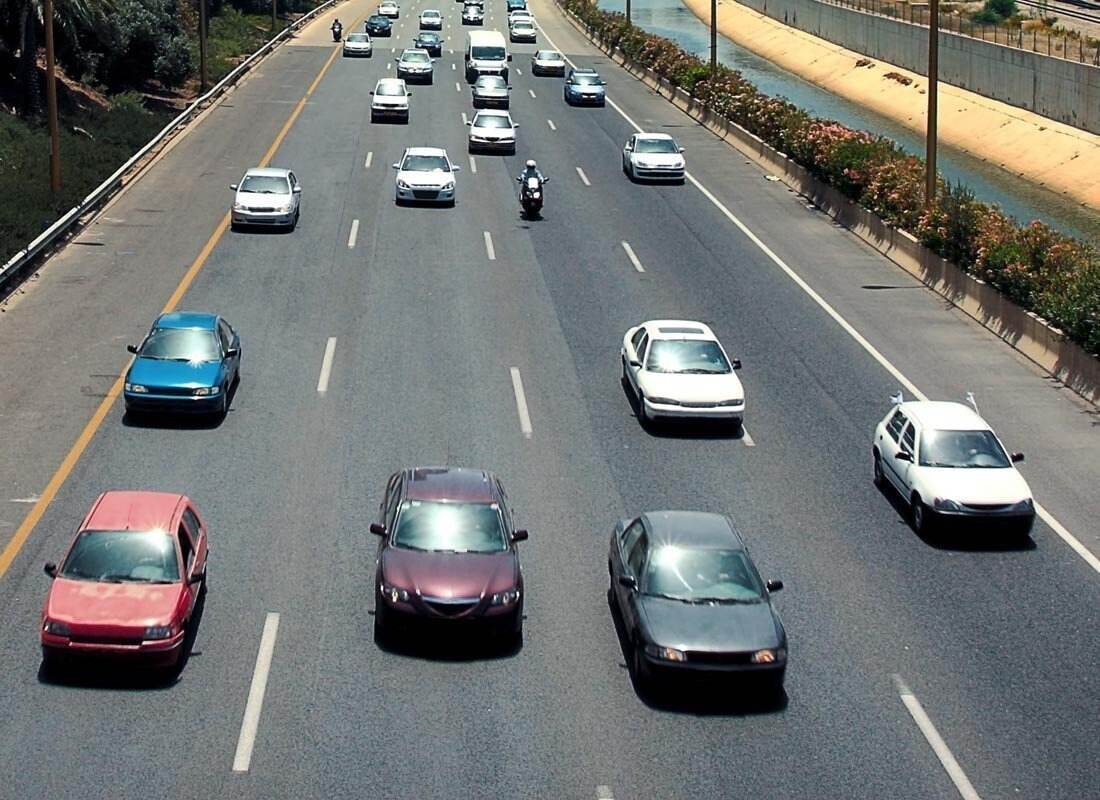
#> input picture 27094_3063d356a3a54cc3859537fd23c5ba9d_1539205710.jpeg, 1100 x 800 px
$ python -i LaneDetector.py   (imports and definitions only)
#> lines starting #> are read from the running program, lines starting #| are printed output that depends on the picture; after the words box and inside, x2 and y2 are one past the last pixel; in counts of white or black regions, pixels touching at a corner belong together
import cv2
import numpy as np
import matplotlib.pyplot as plt

class LaneDetector:
    def __init__(self, config=None):
        # Default configuration parameters
        self.config = {
            'canny_thresholds': (50, 150),
            'blur_kernel': (5, 5),
            'hough_rho': 2,
            'hough_theta': np.pi/180,
            'hough_threshold': 100,
            'min_line_length': 40,
            'max_line_gap': 5,
            'roi_vertices': None,  # Will be set based on image size
            'line_color': (255, 150, 0),
            'line_thickness': 10,
            'y_bottom_ratio': 0.95,
            'y_top_ratio': 0.45,
            'slope_threshold': 0.5
        }

        # Update with custom config if provided
        if config:
            self.config.update(config)

        # Placeholders for previous frame data
        self.prev_left = None
        self.prev_right = None
        self.smoothing_factor = 0.2

    def make_coordinates(self, image, line_parameters):
        slope, intercept = line_parameters
        y1 = int(image.shape[0] * self.config['y_bottom_ratio'])
        y2 = int(image.shape[0] * self.config['y_top_ratio'])
        x1 = int((y1 - intercept)/slope)
        x2 = int((y2 - intercept)/slope)
        return np.array([x1, y1, x2, y2])

    def average_slope_intercept(self, image, lines):
        left_fit = []
        right_fit = []

        if lines is None:
            # Return previous lines if available
            if self.prev_left is not None and self.prev_right is not None:
                return np.array([self.prev_left, self.prev_right])
            return None

        for line in lines:
            x1, y1, x2, y2 = line.reshape(4)
            parameters = np.polyfit((x1, x2), (y1, y2), 1)
            slope, intercept = parameters

            # Filter lines based on slope threshold
            if abs(slope) < self.config['slope_threshold']:
                continue

            if slope < 0:
                left_fit.append((slope, intercept))
            else:
                right_fit.append((slope, intercept))

        averaged_lines = []

        # Process left lane
        if left_fit:
            left_fit_avg = np.average(left_fit, axis=0)
            left_line = self.make_coordinates(image, left_fit_avg)

            # Apply smoothing with previous frame
            if self.prev_left is not None:
                left_line = ((1 - self.smoothing_factor) * left_line +
                            self.smoothing_factor * self.prev_left)

            averaged_lines.append(left_line)
            self.prev_left = left_line
        elif self.prev_left is not None:
            averaged_lines.append(self.prev_left)

        # Process right lane
        if right_fit:
            right_fit_avg = np.average(right_fit, axis=0)
            right_line = self.make_coordinates(image, right_fit_avg)

            # Apply smoothing with previous frame
            if self.prev_right is not None:
                right_line = ((1 - self.smoothing_factor) * right_line +
                             self.smoothing_factor * self.prev_right)

            averaged_lines.append(right_line)
            self.prev_right = right_line
        elif self.prev_right is not None:
            averaged_lines.append(self.prev_right)

        return np.array(averaged_lines) if averaged_lines else None

    def canny(self, image):
        gray = cv2.cvtColor(image, cv2.COLOR_RGB2GRAY)
        blur = cv2.GaussianBlur(gray, self.config['blur_kernel'], 0)
        return cv2.Canny(blur, *self.config['canny_thresholds'])

    def region_of_interest(self, image):
        height = image.shape[0]

        self.config.setdefault('x1', 200)
        self.config.setdefault('x2', 1100)
        self.config.setdefault('x3', 470)
        self.config.setdefault('x4', 730)
        self.config.setdefault('y', 400)

        self.config['roi_vertices'] = np.array([[
            (self.config['x1'], height),
            (self.config['x2'], height),
            (self.config['x4'], self.config['y']),
            (self.config['x3'], self.config['y'])
        ]], dtype=np.int32)

        mask = np.zeros_like(image)
        cv2.fillPoly(mask, self.config['roi_vertices'], 255)
        return cv2.bitwise_and(image, mask)

    def display_lines(self, image, lines):
        line_image = np.zeros_like(image)
        if lines is not None:
            for line in lines:
                x1, y1, x2, y2 = line.astype(int)
                cv2.line(line_image, (x1, y1), (x2, y2),
                         self.config['line_color'],
                         self.config['line_thickness'])
        return line_image

    def process_image(self, image):
        # Convert to RGB if needed
        if len(image.shape) == 2:
            image = cv2.cvtColor(image, cv2.COLOR_GRAY2RGB)
        elif image.shape[2] == 1:
            image = cv2.cvtColor(image, cv2.COLOR_GRAY2RGB)

        lane_image = np.copy(image)
        canny_image = self.canny(lane_image)
        cropped_image = self.region_of_interest(canny_image)

        lines = cv2.HoughLinesP(
            cropped_image,
            self.config['hough_rho'],
            self.config['hough_theta'],
            self.config['hough_threshold'],
            np.array([]),
            minLineLength=self.config['min_line_length'],
            maxLineGap=self.config['max_line_gap']
        )

        averaged_lines = self.average_slope_intercept(lane_image, lines)
        line_image = self.display_lines(lane_image, averaged_lines)
        combo_image = cv2.addWeighted(lane_image, 0.8, line_image, 1, 1)

        return combo_image, averaged_lines

    # [4 lines left out: function visualize, not called in this run]

>>> import cv2
>>> picture = cv2.cvtColor(cv2.imread('../27094_3063d356a3a54cc3859537fd23c5ba9d_1539205710.jpeg'), cv2.COLOR_BGR2RGB)
>>> result = LaneDetector().process_image(picture)
#> in canny, `return cv2.Canny(blur, *self.config['canny_thresholds'])`:
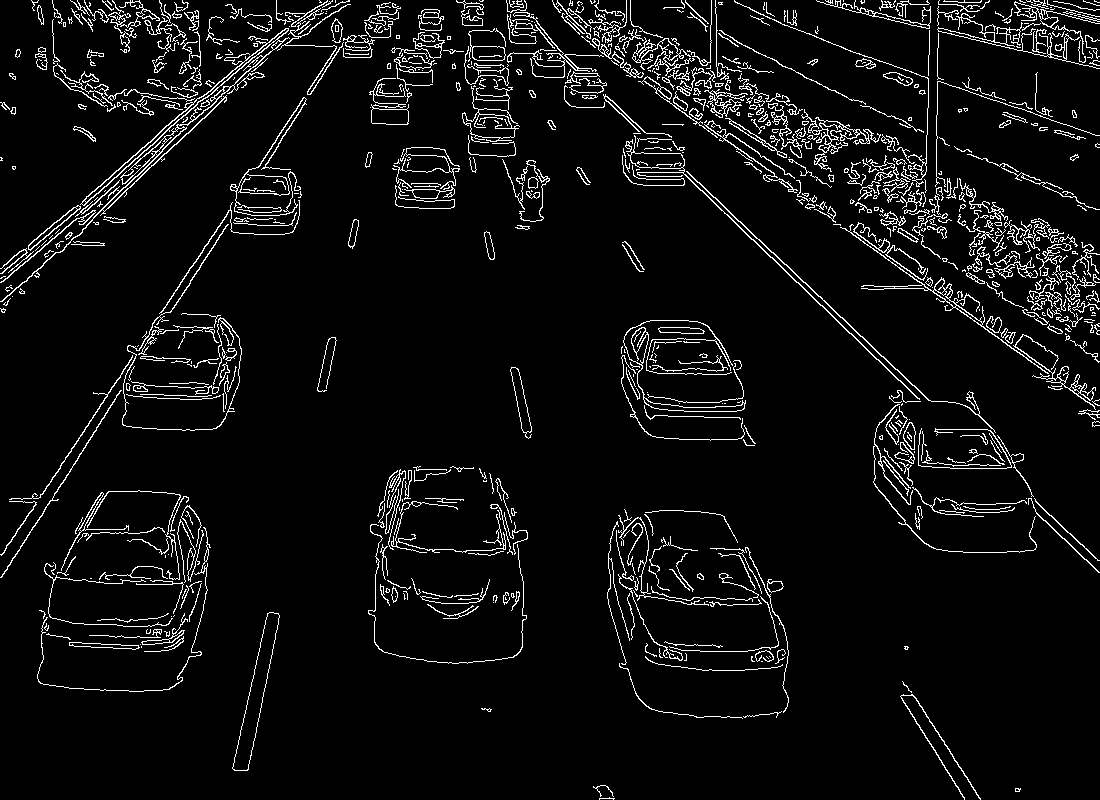
#> returned value: shape (800, 1100); 5.7% white in thin lines or dots
#> in region_of_interest, `return cv2.bitwise_and(image, mask)`:
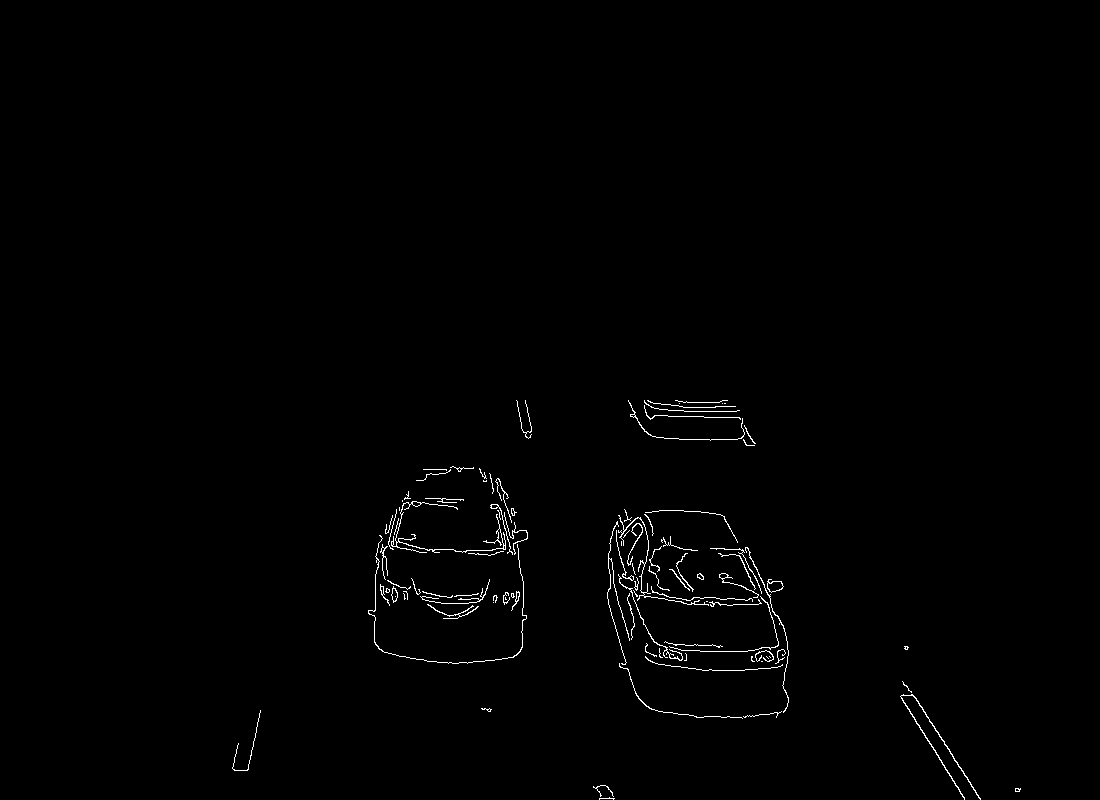
#> returned value: shape (800, 1100); 0.72% white in thin lines or dots, all inside (x1, y1, x2, y2) = (232, 400, 1021, 800)
#> in process_image, `lines = cv2.HoughLinesP( cropped_image, self.config['hough_rho'], self..`: lines = [[683, 603, 732, 605], [900, 696, 964, 799], [906, 685, 980, 798], [739, 548, 760, 588]]
#> the loop in average_slope_intercept, `for line in lines:` made 4 passes
#> (x1, y1, x2, y2, slope, intercept) on passes 1 to 4: (683, 603, 732, 605, 0.0408, 575.1), (900, 696, 964, 799, 1.61, -752.4), (906, 685, 980, 798, 1.53, -698.5), (739, 548, 760, 588, 1.9, -859.6)
#> after the loop in average_slope_intercept, `for line in lines:`: left_fit = []; right_fit = [(1.61, -752.4), (1.53, -698.5), (1.9, -859.6)]
#> in average_slope_intercept, `right_fit_avg = np.average(right_fit, axis=0)`: right_fit_avg = [1.68, -770.2]
#> in make_coordinates, `slope, intercept = line_parameters`: slope = 1.68; intercept = -770.2
#> in make_coordinates, `x1 = int((y1 - intercept)/slope)`: x1 = 910
#> in make_coordinates, `x2 = int((y2 - intercept)/slope)`: x2 = 672
#> in average_slope_intercept, `right_line = self.make_coordinates(image, right_fit_avg)`: right_line = [910, 760, 672, 360]
#> in process_image, `averaged_lines = self.average_slope_intercept(lane_image, lines)`: averaged_lines = [[910, 760, 672, 360]]
#> the loop in display_lines, `for line in lines:` made 1 pass
#> after the loop in display_lines, `for line in lines:`:
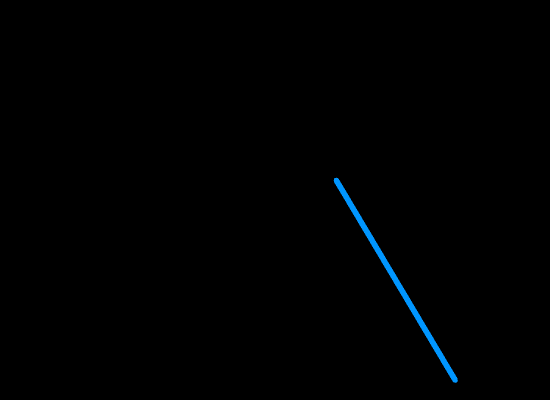
#> line_image: shape (800, 1100, 3) (shown at 1/2 size); mean of channels 0, 1, 2 1.5, 0.9, 0; drawn as B, G, R
#> in process_image, `combo_image = cv2.addWeighted(lane_image, 0.8, line_image, 1, 1)`:
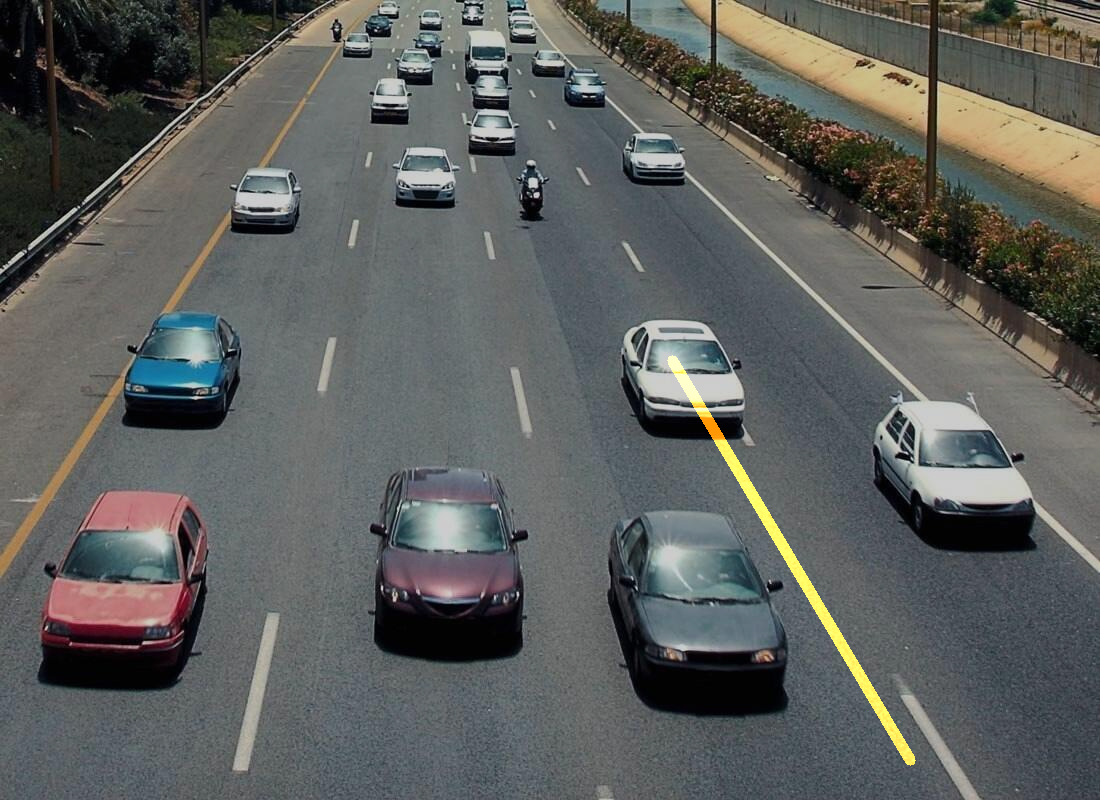
#> combo_image: shape (800, 1100, 3); mean R, G, B 93.6, 95.6, 93.2
